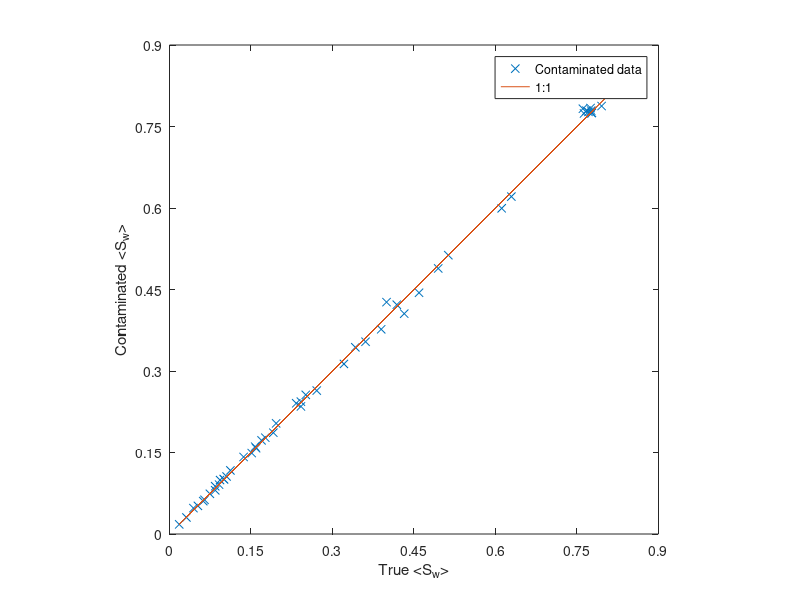

The MATLAB script that drew this image:
load('PINN90Q9MC.mat')

% Plot the data
plot(Swmeanerr, Swmean, 'x', Swmean, Swmean);

% Add a legend
legend('Contaminated data', '1:1');

% Set axis scaling to equal
axis equal;

% Set the limits for both axes
xlim([0 0.9]);
ylim([0 0.9]);
xlabel('True <S_w>')
ylabel('Contaminated <S_w>')

% Set the tick marks to ensure alignment
xticks(0:0.15:0.9);
yticks(0:0.15:0.9);